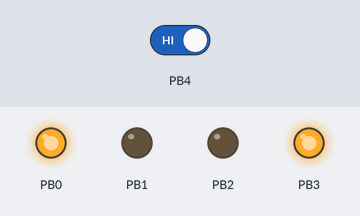
The sketch below on a simulated ATtiny85, built with avr-gcc and run on an emulated ATtiny85. On the bench: output pins drawn as LEDs (lit = HIGH). The test bench sets the inputs (shaded band); at power-on: PB4 HIGH.

Above: at 4.3 s.
4.4 s: PB4 driven LOW
At 6.1 s:
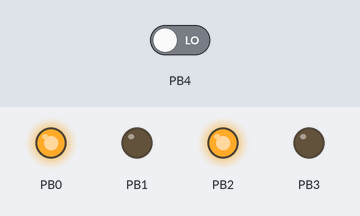
6.5 s: PB4 driven HIGH
At 7.7 s:
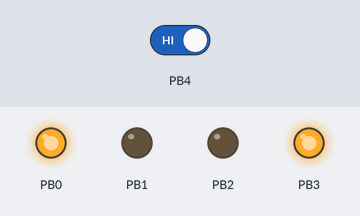
Timing chart, 0 to 9.5 s (numbered marks = the images above; inputs shaded):
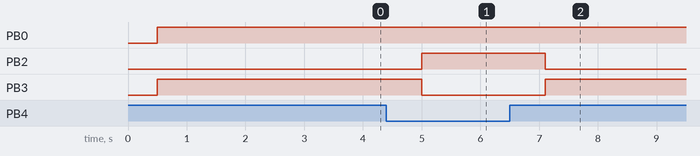

The sketch:

ATtiny85-Robot.ino
```cpp
void forward(){
  //Forward
  //Motor A
  digitalWrite(0, HIGH);
  digitalWrite(1, LOW);
  //Motor B
  digitalWrite(2, LOW);
  digitalWrite(3, HIGH);
}
void reverse(){
  //Reverse
  //Motor A
  digitalWrite(0, LOW);
  digitalWrite(1, HIGH);
  //Motor B
  digitalWrite(2, HIGH);
  digitalWrite(3, LOW);
}
void left(){
  //Spin Left
  //Motor A forwards
  digitalWrite(0, HIGH);
  digitalWrite(1, LOW);
  //Motor B backwards
  digitalWrite(2, HIGH);
  digitalWrite(3, LOW);
}
void right(){
  //Spin Right
  //Motor A backwards
  digitalWrite(0, LOW);
  digitalWrite(1, HIGH);
  //Motor B forwards
  digitalWrite(2, LOW);
  digitalWrite(3, HIGH);
}
void stop(){
  //All motors off
  //Motor A stop
  digitalWrite(0, LOW);
  digitalWrite(1, LOW);
  //Motor B stop
  digitalWrite(2, LOW);
  digitalWrite(3, LOW);
}

void setup() {
  // put your setup code here, to run once:
  pinMode(0, OUTPUT);
  pinMode(1, OUTPUT);
  pinMode(2, OUTPUT);
  pinMode(3, OUTPUT);
  pinMode(4, INPUT);
}

void loop() {
  // put your main code here, to run repeatedly:
  delay(500);
  if (digitalRead(4) == 0) {
    left();
    delay(200);
  } else {
    forward();
    delay(1000);
  }
}
```

Measured:
- after the input at 4.4 s, PB2: LOW → HIGH after 0.60 s; PB3: HIGH → LOW after 0.60 s
- after the input at 6.5 s, PB2: HIGH → LOW after 0.60 s; PB3: LOW → HIGH after 0.60 s
